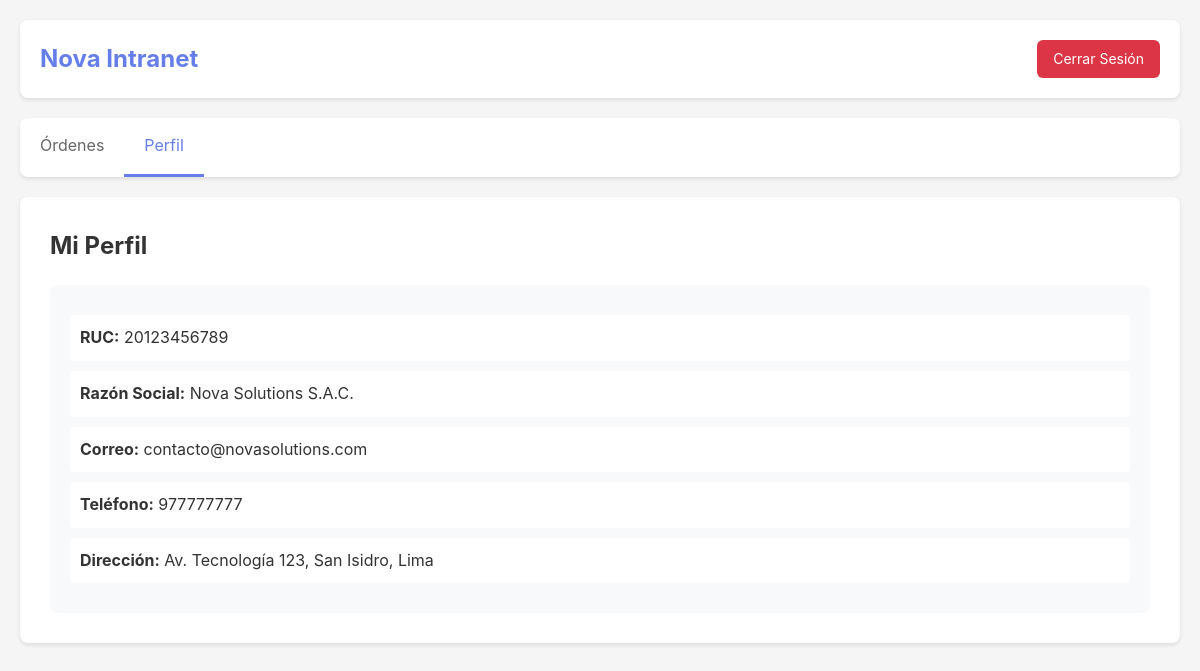
The page /cliente/?pagina=perfil (signed in) on the database its author committed.
### tables this page shows
CREATE TABLE IF NOT EXISTS `clientes` (
  `id` int(11) NOT NULL AUTO_INCREMENT,
  `ruc` varchar(255) NOT NULL COMMENT 'RUC o identificador único del cliente (usado para login)',
  `razon_social` varchar(255) NOT NULL COMMENT 'Nombre o razón social de la empresa',
  `telefono` varchar(50) DEFAULT NULL COMMENT 'Teléfono de contacto',
  `direccion` text DEFAULT NULL COMMENT 'Dirección de la empresa',
  `representante` varchar(255) DEFAULT NULL COMMENT 'Nombre del representante legal',
  `clave` varchar(255) NOT NULL COMMENT 'Contraseña (texto plano o hash)',
  `correo` varchar(255) DEFAULT NULL COMMENT 'Email de contacto',
  `fecha_registro` timestamp NULL DEFAULT CURRENT_TIMESTAMP COMMENT 'Fecha de registro',
  PRIMARY KEY (`id`),
  UNIQUE KEY `ruc` (`ruc`),
  KEY `idx_correo` (`correo`)
);

### cliente/app/controlador/perfilCon.php (called while the page is built, shortened)
<?php
require_once '../../config/sistema.php';
require_once '../modelo/perfilModelo.php';
$perfilModelo = new PerfilModelo();
$perfil = $perfilModelo->obtenerPerfil($_SESSION['id_nova']);
require_once '../vista/perfil.phtml';

### cliente/app/modelo/perfilModelo.php (called while the page is built, shortened)
<?php
require_once '../../config/sistema.php';
class PerfilModelo {
    private $sistema;
    public function __construct() {
        $this->sistema = new Sistema();
    }
    public function obtenerPerfil($idCliente) {
        $idCliente = (int)$idCliente;
        $sql = "SELECT * FROM clientes WHERE id = $idCliente LIMIT 1";
        try {
            $result = $this->sistema->consultar($sql);
            if ($result->num_rows > 0) {
                return $result->fetch_assoc();
            }
            return null;
        } catch (Exception $e) {
            return null;
        }
    }
}

### cliente/config/sistema.php (called while the page is built, shortened)
<?php
class Sistema {
    private $host;
    private $user;
    private $password;
    private $dbname;
    private $conn;
    public function __construct() {
        $this->host = HOST;
        $this->user = USER;
        $this->password = PASSWORD;
        $this->dbname = DB_NAME;
    }
    public function conectar() {
        try {
            $this->conn = new mysqli($this->host, $this->user, $this->password, $this->dbname);
            $this->conn->set_charset("utf8mb4");
            return $this->conn;
        } catch (Exception $e) {
            die("Error de conexión a la base de datos: " . $e->getMessage());
        }
    }
    public function getConexion() {
        return $this->conn;
    }
    public function consultar($sql) {
        $conn = $this->getConexion();
        $result = $conn->query($sql);
        return $result;
    }
}

### cliente/app/vista/perfil.phtml (the view, shortened to what this page needs)
<!DOCTYPE html>
<html lang="es">
<head>
    <link rel="stylesheet" href="<?php echo ruta; ?>include/css/main.css">
</head>
<body>
    <div class="container">
        <header class="header">
            <h1>Nova Intranet</h1>
            <div class="user-info">
                <a href="<?php echo ruta; ?>?pagina=logout" class="btn-logout">Cerrar Sesión</a>
            </div>
        </header>
        <nav class="nav">
            <a href="<?php echo ruta; ?>?pagina=ordenes" class="nav-link">Órdenes</a>
            <a href="<?php echo ruta; ?>?pagina=perfil" class="nav-link active">Perfil</a>
        </nav>
        <main class="main-content">
            <h2>Mi Perfil</h2>
            <?php if ($perfil): ?>
                <div class="profile-info">
                    <p><strong>RUC:</strong> <?php echo htmlspecialchars($perfil['ruc']); ?></p>
                    <p><strong>Razón Social:</strong> <?php echo htmlspecialchars($perfil['razon_social']); ?></p>
                    <p><strong>Correo:</strong> <?php echo htmlspecialchars($perfil['correo'] ?? 'N/A'); ?></p>
                    <p><strong>Teléfono:</strong> <?php echo htmlspecialchars($perfil['telefono'] ?? 'N/A'); ?></p>
                    <p><strong>Dirección:</strong> <?php echo htmlspecialchars($perfil['direccion'] ?? 'N/A'); ?></p>
                </div>
            <?php else: ?>
                <div class="empty-state">
                    <p>No se pudo cargar la información del perfil</p>
                </div>
            <?php endif; ?>
        </main>
    </div>
</body>
</html>

### cliente/include/css/main.css (style rules this page uses)
* { margin: 0; padding: 0; box-sizing: border-box; }
body { font-family: -apple-system, BlinkMacSystemFont, 'Segoe UI', Roboto, 'Helvetica Neue', Arial, sans-serif; background: #f5f5f5; color: #333; line-height: 1.6; }
.container { max-width: 1200px; margin: 0 auto; padding: 20px; }
.header { background: white; padding: 20px; border-radius: 8px; margin-bottom: 20px; display: flex; justify-content: space-between; align-items: center; box-shadow: 0 2px 4px rgba(0,0,0,0.1); }
.header h1 { color: #667eea; font-size: 24px; }
.user-info { display: flex; align-items: center; gap: 15px; }
.btn-logout { padding: 8px 16px; background: #dc3545; color: white; text-decoration: none; border-radius: 6px; font-size: 14px; transition: background 0.3s; }
.nav { background: white; padding: 0; border-radius: 8px; margin-bottom: 20px; display: flex; box-shadow: 0 2px 4px rgba(0,0,0,0.1); }
.nav-link { padding: 15px 20px; text-decoration: none; color: #666; transition: all 0.3s; border-bottom: 3px solid transparent; }
.nav-link.active { color: #667eea; border-bottom-color: #667eea; }
.main-content { background: white; padding: 30px; border-radius: 8px; box-shadow: 0 2px 4px rgba(0,0,0,0.1); }
.main-content h2 { margin-bottom: 20px; color: #333; }
.profile-info { background: #f8f9fa; padding: 20px; border-radius: 8px; }
.profile-info p { margin: 10px 0; padding: 10px; background: white; border-radius: 4px; }

### rows shown on the page
clientes: ruc "20123456789", razon_social "Nova Solutions S.A.C.", correo "contacto@novasolutions.com", telefono "977777777", direccion "Av. Tecnología 123, San Isidro, Lima"
